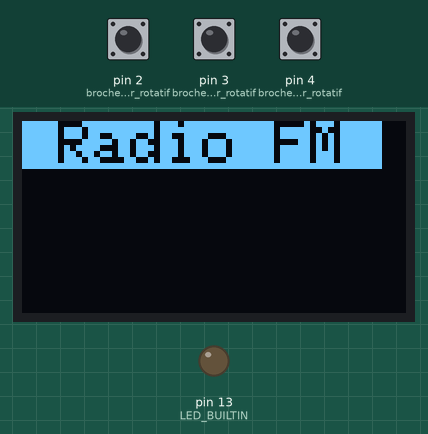
Bench run of a sketch on a simulated Arduino Nano, built with avr-gcc and run on an emulated ATmega328P. On the bench: 128×64 one-colour display, output pins drawn as LEDs (lit = HIGH). The test bench sets the inputs (shaded band); at power-on: pin 2 (broche_SW_encodeur_rotatif) HIGH, pin 3 (broche_A_encodeur_rotatif) HIGH, pin 4 (broche_B_encodeur_rotatif) HIGH.

Above: at 0.1 s.

The sketch:

prgRadioFMarduino.ino
```cpp
// (licence header left out)
// Inclusion des librairies utilisées ici
#include <Adafruit_SSD1306.h>                   // Source : https://github.com/adafruit/Adafruit_SSD1306

// Définition des broches de raccordement Arduino Nano → Encodeur rotatif EC11
#define broche_SW_encodeur_rotatif      2       // Entrée D2 de l'Arduino reliée à la broche SW      de l'encodeur rotatif EC11
#define broche_A_encodeur_rotatif       3       // Entrée D3 de l'Arduino reliée à la broche A (CLK) de l'encodeur rotatif EC11
#define broche_B_encodeur_rotatif       4       // Entrée D4 de l'Arduino reliée à la broche B (DT)  de l'encodeur rotatif EC11

// Définition des paramètres de l'écran OLED
#define nombreDePixelsEnLargeur         128     // Taille de l'écran OLED, en pixel, au niveau de sa largeur
#define nombreDePixelsEnHauteur         64      // Taille de l'écran OLED, en pixel, au niveau de sa hauteur
#define brocheResetEcranOLED            -1      // Reset de l'OLED partagé avec l'Arduino (d'où la valeur à -1, et non un numéro de pin)
#define adresseI2CecranOLED             0x3C    // Adresse de "mon" écran OLED sur le bus i2c (généralement égal à 0x3C ou 0x3D)

// Instanciation des classes
Adafruit_SSD1306 ecranOLED(nombreDePixelsEnLargeur, nombreDePixelsEnHauteur, &Wire, brocheResetEcranOLED);

// Variables
int etatPrecedentLigneSW;           // Cette variable nous permettra de stocker le dernier état de la ligne SW, afin de le comparer à l'actuel
int etatPrecedentLigneA;            // Cette variable nous permettra de stocker le dernier état de la ligne A (CLK), afin de le comparer à l'actuel
int etatPrecedentLigneB;            // Cette variable nous permettra de stocker le dernier état de la ligne B (DT), afin de le comparer à l'actuel


// ========================
// Initialisation programme
// ========================
void setup() {

  // Configuration des entrées utilisées sur l'Arduino Nano (avec activation des pull-ups internes, au passage)
  pinMode(broche_SW_encodeur_rotatif, INPUT_PULLUP);
  pinMode(broche_A_encodeur_rotatif,  INPUT_PULLUP);
  pinMode(broche_B_encodeur_rotatif,  INPUT_PULLUP);

  // Configuration de la LED embarquée sur l'Arduino Nano (celle qui sert à l'exemple "blink", couramment)
  pinMode(LED_BUILTIN, OUTPUT);
  digitalWrite(LED_BUILTIN, LOW);

  // Initialisation de l'écran OLED
  if(!ecranOLED.begin(SSD1306_SWITCHCAPVCC, adresseI2CecranOLED)) {
    while(1) {
      // Arrêt du programme (boucle infinie, en faisant clignoter la led "blink" de l'Arduino Nano)
      digitalWrite(LED_BUILTIN, HIGH);
      delay(500);
      digitalWrite(LED_BUILTIN, LOW);
      delay(500);
    }
  }

  // Affichage de l'écran OLED
  ecranOLED.clearDisplay();                     // Effaçage de l'intégralité du buffer
  ecranOLED.setTextSize(2);                     // Définit la taille du texte (1, 2, 3, ...)
  ecranOLED.setCursor(0, 0);                    // Déplacement du curseur depuis l'angle supérieur gauche (0 pixels vers la droite, et 0 pixels vers le bas)
  ecranOLED.setTextColor(SSD1306_BLACK, SSD1306_WHITE);   // Couleur du texte = en "noir" sur fond "blanc" (bleu ou jaune, plutôt, compte tenu de l'écran utilisé)
  ecranOLED.println(" Radio FM ");              // Écriture du texte en mémoire buffer
  ecranOLED.display();                          // Transfert du buffer à l'écran

  // Petite pause pour laisser le temps aux signaux de se stabiliser
  delay(200);

  // Mémorisation des valeurs initiales des lignes SW/A/B de l'encodeur rotatif, au démarrage du programme
  etatPrecedentLigneSW = digitalRead(broche_SW_encodeur_rotatif);
  etatPrecedentLigneA  = digitalRead(broche_A_encodeur_rotatif);
  etatPrecedentLigneB  = digitalRead(broche_B_encodeur_rotatif);

  // Activation d'interruptions sur les lignes A et B
  attachInterrupt(digitalPinToInterrupt(broche_A_encodeur_rotatif),  changementSurLigneA,  CHANGE);   // CHANGE => détecte tout changement d'état
  attachInterrupt(digitalPinToInterrupt(broche_SW_encodeur_rotatif), changementSurLigneSW, CHANGE);   // CHANGE => détecte tout changement d'état

  // Passage à la fonction loop
  delay(500);

}


// =================
// Boucle principale
// =================
void loop() {
  // Aucun code, pour l'instant

}


// ============================================
// Routine d'interruption : changementSurLigneA
// ============================================
void changementSurLigneA() {

}


// =============================================
// Routine d'interruption : changementSurLigneSW
// =============================================
void changementSurLigneSW() {

}
```
